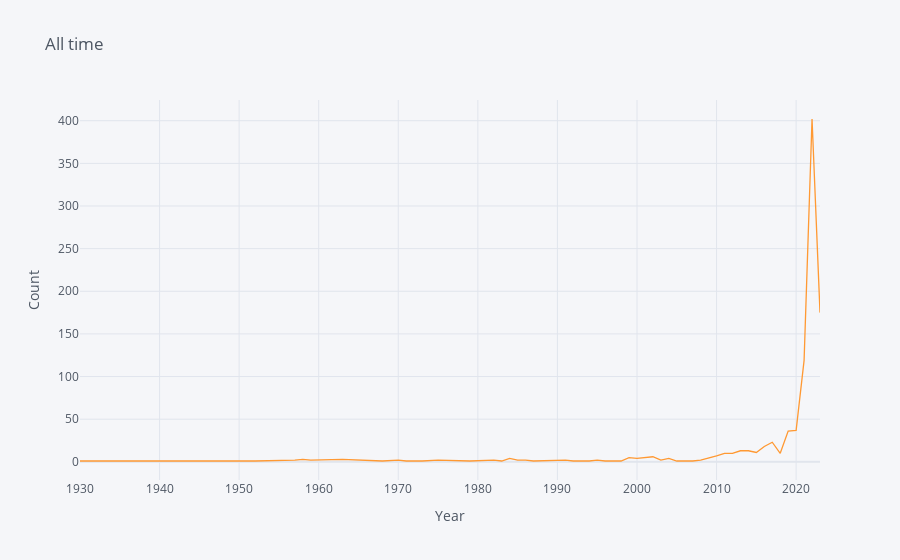

Source (notebook cell):
### Code cell
# fig = plt.figure(figsize = (10,6))
# ax = fig.add_axes([0,0,1,1])
# ax.plot(yearly_tracks_count.index, yearly_tracks_count)
# plt.xlabel('Released Year')
# plt.ylabel('Count of tracks')
# plt.show()
yearly_tracks_count.iplot(kind = 'line', xTitle = 'Year', yTitle = 'Count', title = 'All time')

### Figure 1 — Plotly figure (JSON) as saved in the notebook; plotly's stock layout.template omitted (floating-point values rounded to 4 significant figures)
{"data": [{"line": {"color": "rgba(255, 153, 51, 1.0)", "dash": "solid", "shape": "linear", "width": 1.3}, "mode": "lines", "name": "track_name", "text": "", "type": "scatter", "x": [1930, 1942, 1946, 1950, 1952, 1957, 1958, 1959, 1963, 1968, 1970, 1971, 1973, 1975, 1979, 1982, 1983, 1984, 1985, 1986, 1987, 1991, 1992, 1994, 1995, 1996, 1997, 1998, 1999, 2000, 2002, 2003, 2004, 2005, 2007, 2008, 2010, 2011, 2012, 2013, 2014, 2015, 2016, 2017, 2018, 2019, 2020, 2021, 2022, 2023], "y": [1, 1, 1, 1, 1, 2, 3, 2, 3, 1, 2, 1, 1, 2, 1, 2, 1, 4, 2, 2, 1, 2, 1, 1, 2, 1, 1, 1, 5, 4, 6, 2, 4, 1, 1, 2, 7, 10, 10, 13, 13, 11, 18, 23, 10, 36, 37, 119, 402, 175]}], "layout": {"autosize": true, "legend": {"bgcolor": "#F5F6F9", "font": {"color": "#4D5663"}}, "paper_bgcolor": "#F5F6F9", "plot_bgcolor": "#F5F6F9", "title": {"font": {"color": "#4D5663"}, "text": "All time"}, "xaxis": {"autorange": true, "gridcolor": "#E1E5ED", "range": [1930, 2023], "showgrid": true, "tickfont": {"color": "#4D5663"}, "title": {"font": {"color": "#4D5663"}, "text": "Year"}, "type": "linear", "zerolinecolor": "#E1E5ED"}, "yaxis": {"autorange": true, "gridcolor": "#E1E5ED", "range": [-21.28, 424.3], "showgrid": true, "tickfont": {"color": "#4D5663"}, "title": {"font": {"color": "#4D5663"}, "text": "Count"}, "type": "linear", "zerolinecolor": "#E1E5ED"}}}
